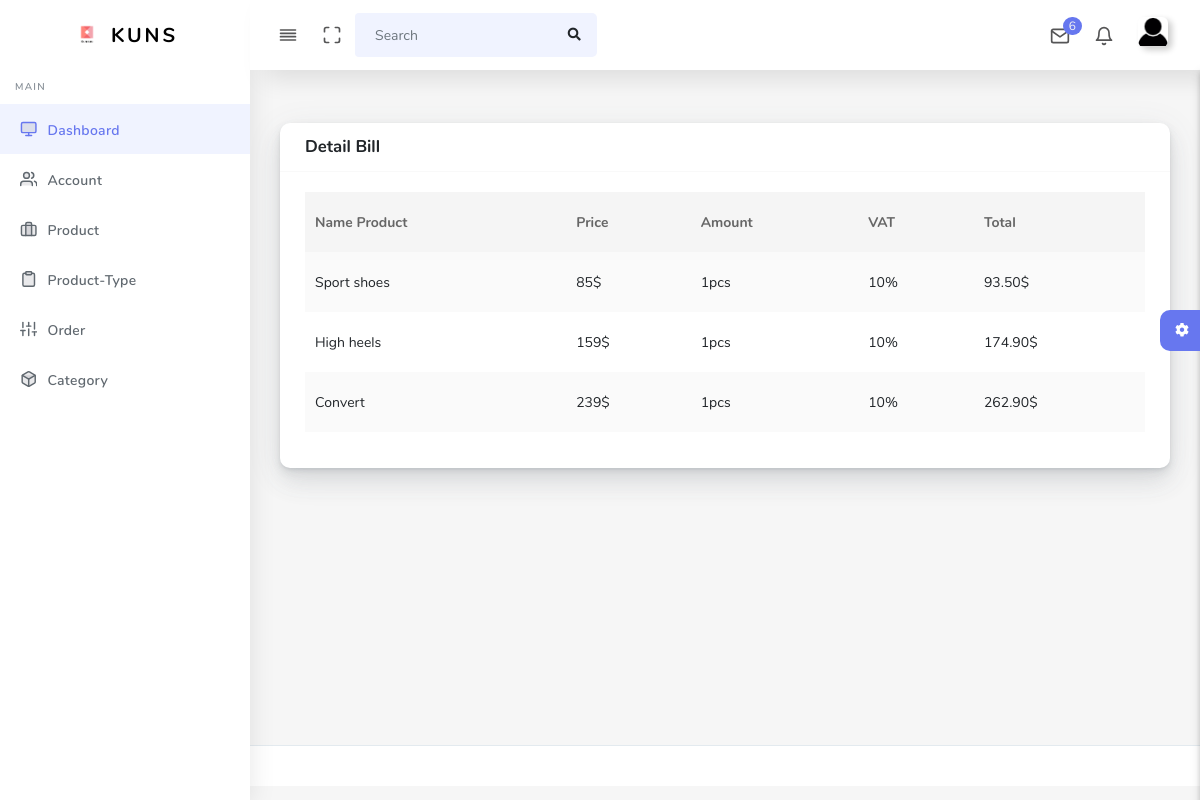
The page /Admin/index.php?act=order&run=detail&id=33 (signed in) on the database its author committed.
### tables this page shows
CREATE TABLE `chitiethoadon` (
  `MaHD` int(11) NOT NULL,
  `MaSP` int(11) NOT NULL,
  `SoLuong` int(11) NOT NULL,
  `DonGia` float NOT NULL
);

CREATE TABLE `sanpham` (
  `MaSP` int(11) NOT NULL,
  `MaLSP` int(11) NOT NULL,
  `MaDM` int(11) NOT NULL,
  `TenSP` varchar(70) NOT NULL,
  `DonGia` int(11) NOT NULL,
  `SoLuong` int(10) UNSIGNED NOT NULL DEFAULT 1,
  `HinhAnh1` varchar(200) NOT NULL,
  `HinhAnh2` varchar(255) DEFAULT NULL,
  `HinhAnh3` varchar(255) DEFAULT NULL,
  `MaKM` int(11) NOT NULL,
  `SoSao` int(11) DEFAULT NULL,
  `SoDanhGia` int(11) DEFAULT NULL,
  `TrangThai` int(11) NOT NULL,
  `MoTa` text NOT NULL,
  `MotaCT` text NOT NULL,
  `Time` date DEFAULT NULL
);

### Admin/Control/order.php (called while the page is built, shortened)
<?php
require_once("Model/order_db.php");
class Order_CT
{
    var $order_md;
    public function __construct()
    {
        $this->order_md = new order();
    }
  function detail()
  {
      $id = isset($_GET['id']) ? $_GET['id'] : 1;
      $data = $this->order_md->detail_bill($id);
      require_once("View/index.php");
  }
}

### Admin/Control/database.php (called while the page is built, shortened)
<?php
Class Database{
   public $host   = 'localhost';
   public $user   = 'root';
   public $pass   = '';
   public $dbname = 'WEB2';
   public $link;
private function connectDB(){
   $this->link = new mysqli($this->host, $this->user, $this->pass,$this->dbname);
 }
public function select($query){
  $result = $this->link->query($query) or
   die($this->link->error.__LINE__);
  if($result->num_rows > 0){
    return $result;
  } else {
    return false;
  }
 }
}

### Admin/Model/model.php (called while the page is built, shortened)
<?php  include './Control/database.php'; ?>
<?php
class Model
{
    function __construct()
    {
        $this->db = new Database();
    }
}

### Admin/Model/order_db.php (called while the page is built, shortened)
<?php
require_once("model.php");
class order extends Model
{
    function detail_bill($id){
    $query = "select ct.*, s.TenSP as Ten from chitiethoadon as ct, sanpham as s where ct.MaSP = s.MaSP and ct.MaHD = $id ";
    require("result.php");
    return $data;
    }
}

### Admin/Model/result.php (called while the page is built)
<?php
$result = $this->db->select($query);
$data = array();
while ($row = $result->fetch_assoc()) {
    $data[] = $row;
}
?>

### Admin/View/order/detail.php (the view)
<div class="section-body">
      <div class="row">
        <div class="col-12">
          <div class="card">
            <div class="card-header">
              <h4>Detail Bill</h4>
            </div>
            <div class="card-body">
              <div class="table-responsive">
                <table class="table table-striped table-hover" id="save-stage" style="width:100%;">
                  <thead>
                    <tr>
                      <th>Name Product</th>
                      <th>Price</th>
                      <th>Amount</th>
                      <th>VAT</th>
                      <th>Total</th>
                    </tr>
                  </thead>
                  <tbody>
                    <?php foreach($data as $detail){ ?>
                    <tr>
                      <td><?=$detail['Ten']?></td>
                      <td><?=$detail['DonGia']?>$</td>
                      <td><?=$detail['SoLuong']?>pcs</td>
                      <td>10%</td>
                      <td><?=number_format(($detail['DonGia'] * $detail['SoLuong']) + ($detail['DonGia'] * $detail['SoLuong'])*0.1,2) ?>$</td>
                    </tr>
                  <?php } ?>
                  </tbody>
                </table>
              </div>
            </div>
          </div>
        </div>
      </div>
    </div>

### rows shown on the page
chitiethoadon: MaSP.TenSP "Sport shoes", DonGia "85", SoLuong "1", DonGia+SoLuong "93.50"
chitiethoadon: MaSP.TenSP "High heels", DonGia "159", SoLuong "1", DonGia+SoLuong "174.90"
chitiethoadon: MaSP.TenSP "Convert", DonGia "239", SoLuong "1", DonGia+SoLuong "262.90"
